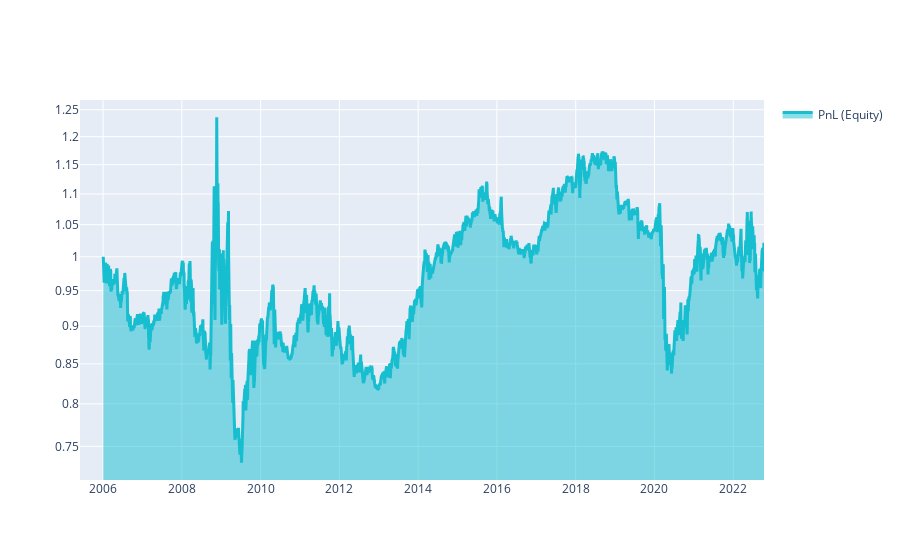

Notebook code cell kept with this figure:
### Markdown cell above
### Example basic model from website
Performs unreasonably terribly. Let's see if we can do better?

### Code cell
close     = data.sel(field="open")
is_liquid = data.sel(field="is_liquid")
sma_slow  = qnta.sma(close, 200)
sma_fast  = qnta.sma(close, 20)
weights   = xr.where(np.abs(sma_slow) < sma_fast, 1, -1)
weights   = weights * is_liquid

weights = qnout.clean(weights, data, "stocks_nasdaq100")

# calc stats
stats = qns.calc_stat(data, weights.sel(time=slice("2006-01-01", None)))
display(stats.to_pandas().tail())

# graph
performance = stats.to_pandas()["equity"]
import qnt.graph as qngraph

qngraph.make_plot_filled(performance.index, performance, name="PnL (Equity)", type="log")

### Figure 1 — Plotly figure (JSON) as saved in the notebook; plotly's stock layout.template omitted (floating-point values rounded to 4 significant figures; data arrays with more than 128 entries replaced by an {"elided": "..."} marker saying what was removed)
{"data": [{"fill": "tonexty", "line": {"color": "#17BECF", "width": 3}, "name": "PnL (Equity)", "type": "scatter", "x": {"elided": "4374 str values"}, "y": {"elided": "4374 float values"}}], "layout": {"showlegend": true, "yaxis": {"range": [-0.1471, 0.1033], "type": "log"}}}
